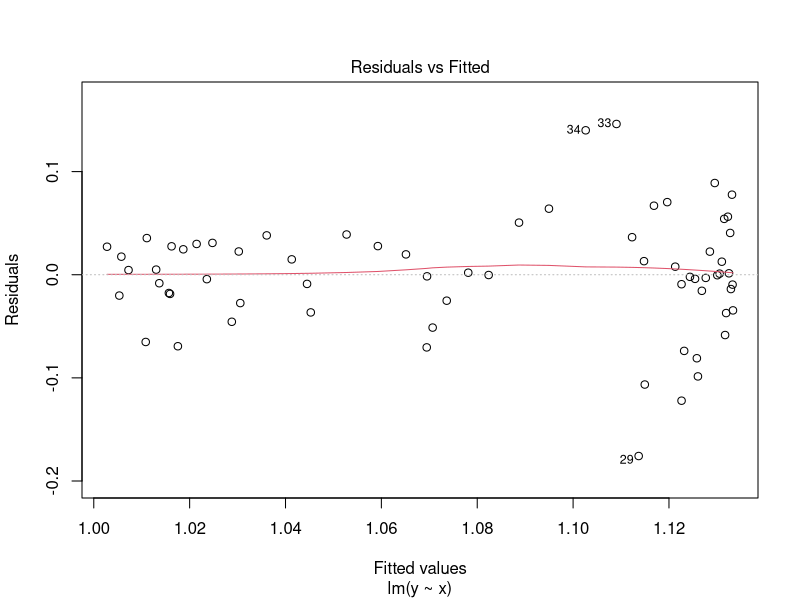
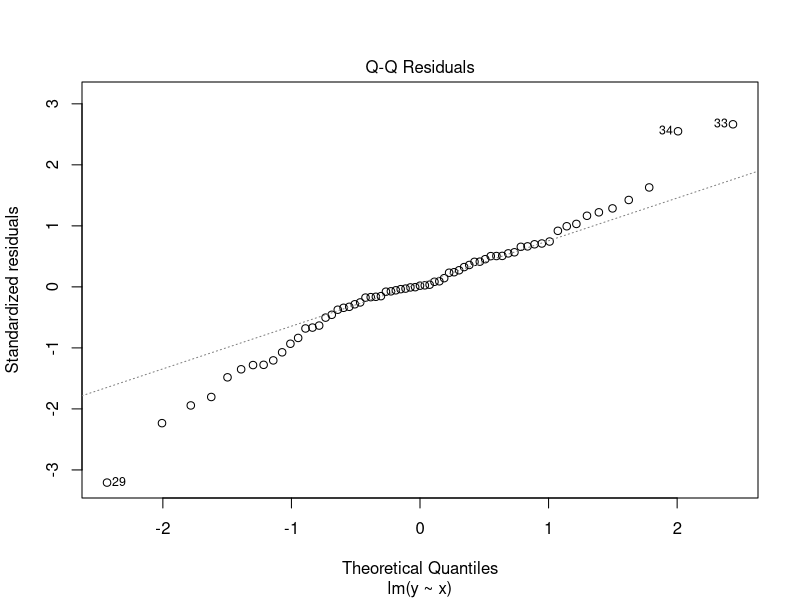
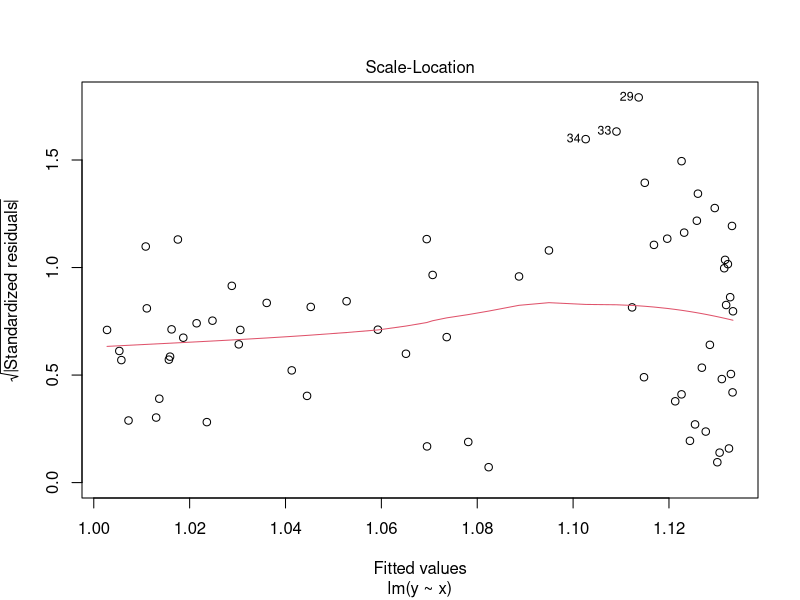
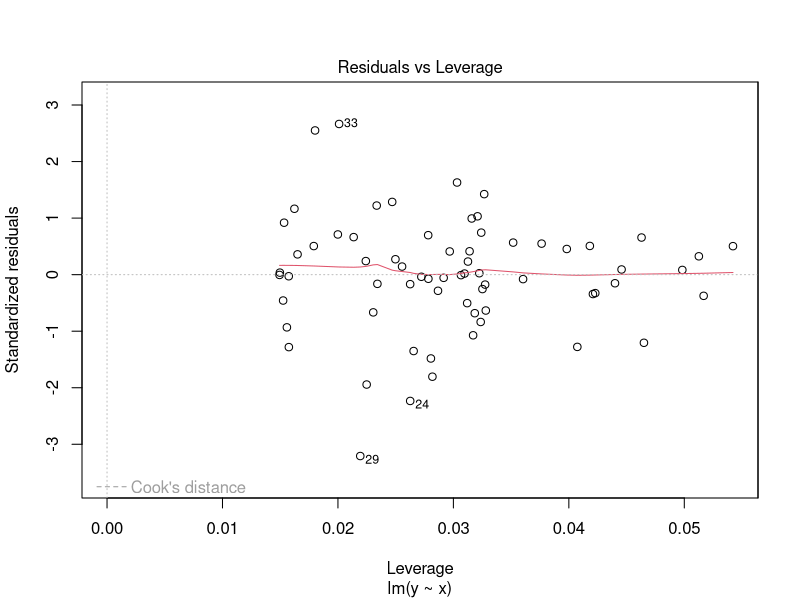
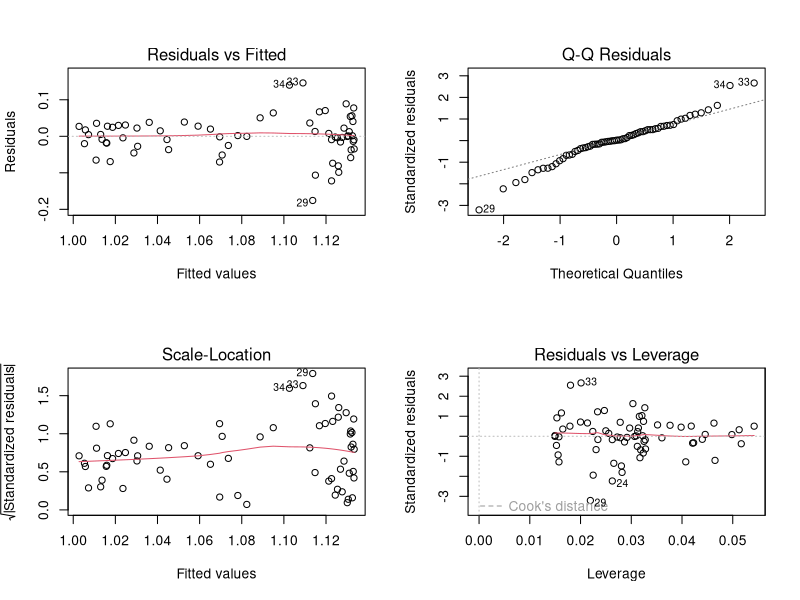

Source code (R) for these figures, in order:
setwd("C:/Users/zl23n/OneDrive - Florida State University/Graduate-FSU/Research/2024 Airport TR-B/airport_code/Airport Code 0715/summary_stat/PHX")
data <- read.csv("PHX_Annual.csv")
colnames(data) <- c("year", "passenger")
head(data)


data$passenger = data$passenger / 1e7


# Create lagged column
data$passenger_next <- c(data$passenger[-1], NA)
head(data)

data <- data[-1, ]
head(data)


data <- subset(data, year < 2019)
tail(data)

data$y <- data$passenger_next / data$passenger
data$x <- data$passenger


model <- lm(y ~ x, data = data)
summary(model)

plot(model)




# Set up the layout for a 2x2 grid of plots
pdf("PHX diagnostic_plots.pdf")  # Open a PDF file to save the plots

par(mfrow = c(2, 2))  # Arrange plots in a 2x2 grid

# Plot 1: Residuals vs Fitted values
plot(model, which = 1)

# Plot 2: Normal Q-Q plot of residuals
plot(model, which = 2)

# Plot 3: Scale-location plot (sqrt(| residuals |) vs Fitted)
plot(model, which = 3)

# Plot 4: Residuals vs Leverage plot
plot(model, which = 5)

dev.off()  # Close the PDF file



